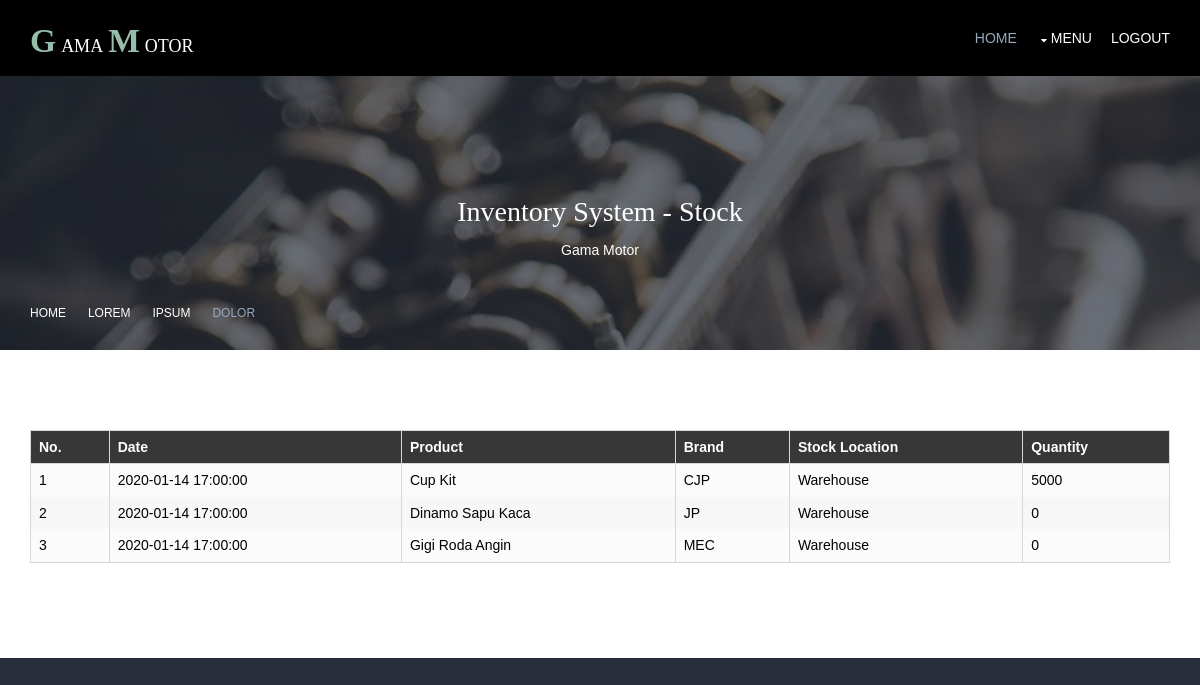
The page /stock.php on the database its author committed.
### tables this page shows
CREATE TABLE `stock` (
  `stock_id` int(11) NOT NULL,
  `no` int(11) NOT NULL,
  `stock_code` varchar(255) NOT NULL,
  `product_type` varchar(255) NOT NULL,
  `brand` varchar(255) NOT NULL,
  `price` int(11) NOT NULL,
  `stock_location` varchar(255) NOT NULL,
  `stock_beginning` int(11) NOT NULL,
  `stock_in` int(11) NOT NULL,
  `stock_out` int(11) NOT NULL,
  `stock_quantity` int(11) NOT NULL,
  `date` timestamp NULL DEFAULT CURRENT_TIMESTAMP
);

### lib.php (called while the page is built, shortened)
<?php
require 'config.php';
function tampilkanStock(){
	global $koneksi;
	$sql = "SELECT * FROM stock";
	$hasil = $koneksi->query($sql);
	if($hasil->num_rows > 0) {
		return $hasil;
	} else {
		echo("Tidak Ada Data");
	}
}
 ?>

### stock.php (the view, shortened to what this page needs)
<?php
require 'lib.php';
$stock = tampilkanStock();
?>
<!DOCTYPE html>
<link href="layout/styles/layout.css" rel="stylesheet" type="text/css" media="all">
</head>
<body id="top">
<div class="wrapper row1">
  <header id="header" class="hoc clear">
    <div id="logo" class="fl_left">
      <h1 class="logoname"><a href="action.php">Gama<span>m</span>otor</a></h1>
    </div>
    <nav id="mainav" class="fl_right">
      <ul class="clear">
        <li class="active"><a href="action.php">Home</a></li>
        <li><a class="drop" href="action.php">Menu</a>
        </li>
        <li><a href="login.php">Logout</a></li>
      </ul>
    </nav>
  </header>
</div>
<div class="bgded overlay" style="background-image:url('images/demo/backgrounds/spare-part-asli.jpg');">
  <div id="breadcrumb" class="hoc clear" style="padding-top: 120px;">
    <article>
      <center>
      	<h3 class="heading"> Inventory System - Stock</h3>
      	<p>Gama Motor</p>
      	<br>
      	<br>
      </center>
    </article>
    <ul>
      <li><a href="#">Home</a></li>
      <li><a href="#">Lorem</a></li>
      <li><a href="#">Ipsum</a></li>
      <li><a href="#">Dolor</a></li>
    </ul>
  </div>
</div>
<div class="wrapper row3">
  <main class="hoc container clear">
<html>
<head>
</head>
<body>
		<table border="1" id="myTable" align="center">
		<thead>
			<tr>
				<th>No.</th>
				<th>Date</th>
				<th>Product</th>
				<th>Brand</th>
				<th>Stock Location</th>
				<th>Quantity</th>
			</tr>
		</thead>
		<tbody>
			<?php
			$x = 1;
			while ( $row = $stock->fetch_assoc()) {
			?>
			<tr>
				<td><?php echo $x;?></td>
				<td><?php echo $row['date']?></td>
				<td><?php echo $row['product_type'];?></td>
				<td><?php echo $row['brand'];?></td>
				<td><?php echo $row['stock_location'];?></td>
				<td><?php echo $row['stock_quantity']=$row['stock_in']-$row['stock_out'];?></td>
			</tr>
			<?php
			$x++;
			}
			 ?>
		</tbody>
  </table>
</body>
</html>

### layout/styles/layout.css (style rules this page uses)
#header #logo { margin:22px 0 0 0; }
.container { padding:80px 0; }
*, *::before, *::after { transition:all .3s ease-in-out; }
nav ul, nav ol { margin:0; padding:0; list-style:none; }
#mainav, #breadcrumb, .sidebar nav { line-height:normal; }
#mainav .drop::after, #mainav li li .drop::after, #breadcrumb li a::after, .sidebar nav a::after { position:absolute; font-family:"Font Awesome\ 5 Free"; font-weight:900; font-size:10px; line-height:10px; }
#mainav ul { text-transform:uppercase; }
#mainav li { display:inline-block; position:relative; margin:0 15px 0 0; padding:0; }
#mainav li:last-child { margin-right:0; }
#mainav li a { display:block; padding:30px 0; }
#mainav .drop { padding-left:15px; }
#mainav .drop::after, #mainav li li .drop::after { content:"\f0d7"; }
#mainav .drop::after { top:35px; left:5px; }
#breadcrumb { padding:150px 0 30px; }
#breadcrumb ul { margin:0; padding:0; list-style:none; text-transform:uppercase; }
#breadcrumb li { display:inline-block; margin:0 6px 0 0; padding:0; }
#breadcrumb li a { display:block; position:relative; margin:0; padding:0 12px 0 0; font-size:12px; }
#breadcrumb li a::after { top:4px; right:0; }
#breadcrumb li:last-child a { margin:0; padding:0; }
#breadcrumb li:last-child a::after { display:none; }
#breadcrumb .heading { margin:0; font-size:2rem; }
table, th, td { border:1px solid; border-collapse:collapse; vertical-align:top; }
table, th { table-layout:auto; }
table { width:100%; margin-bottom:15px; }
th, td { padding:5px 8px; }
td { border-width:0 1px; }
body { color:#A5A6AA; background-color:#282E39; }
a { color:#404244; }
.overlay { color:#FFFFFF; background-color:inherit; }
.overlay::after { color:inherit; background-color:rgba(40,46,57,.7); }
.logoname a { color:#FFFFFF; }
.logoname::first-letter, .logoname span { color:#97BDAB; }
.row1 { color:#FFFFFF; background-color:#000000; }
.row3 { color:#474747; background-color:#FFFFFF; }
#header #logo a { color:inherit; }
#mainav li a { color:inherit; }
#mainav .active a, #mainav a:hover, #mainav li:hover > a { color:#97A9BD; background-color:inherit; }
#breadcrumb a { color:inherit; background-color:inherit; }
#breadcrumb li:last-child a { color:#97A9BD; }
table, th, td, #comments .avatar, #comments input, #comments textarea { border-color:#D7D7D7; }
th { color:#FFFFFF; background-color:#373737; }
tr, #comments li, #comments input[type="submit"], #comments input[type="reset"] { color:black; background-color:#FBFBFB; }
tr:nth-child(even), #comments li:nth-child(even) { background-color:#F7F7F7; }
@media screen and (min-width:1140px) { .hoc { max-width:1140px; } }

### layout/styles/framework.css (style rules this page uses)
html { overflow-y:scroll; overflow-x:hidden; }
html, body { margin:0; padding:0; font-size:14px; line-height:1.6em; }
.overlay { position:relative; z-index:1; }
.overlay::after { display:block; position:absolute; top:0; left:0; width:100%; height:100%; content:""; z-index:-1; }
.bgded { background-position:top center; background-repeat:no-repeat; background-size:cover; }
.logoname { margin:0; padding:0; font-size:1.8rem; font-variant:small-caps; }
.logoname::first-letter, .logoname span { margin:0 5px; font-size:2.4rem; font-weight:700; text-transform:uppercase; }
.logoname::first-letter { margin-left:0; }
.clear, .group { display:block; }
.clear::before, .clear::after, .group::before, .group::after { display:table; content:""; }
.clear, .clear::after, .group, .group::after { clear:both; }
a { outline:none; text-decoration:none; }
.fl_left, .imgl { float:left; }
.fl_right, .imgr { float:right; }
body, input, textarea, select { font-family:Verdana, Geneva, sans-serif; }
h1, h2, h3, h4, h5, h6, .heading { font-family:Georgia, "Times New Roman", Times, serif; }
::placeholder { opacity:1; }
h1, h2, h3, h4, h5, h6, .heading { margin:0 0 20px 0; font-size:1.4rem; line-height:normal; font-weight:normal; text-transform:capitalize; }
.wrapper { display:block; position:relative; width:100%; margin:0; padding:0; text-align:left; word-wrap:break-word; }
.hoc { display:block; margin:0 auto; }
address, article, aside, figcaption, figure, footer, header, main, nav, section { display:block; margin:0; padding:0; }

### rows shown on the page
stock: date "2020-01-14 17:00:00", product_type "Cup Kit", brand "CJP", stock_location "Warehouse", stock_out "5000"
stock: date "2020-01-14 17:00:00", product_type "Dinamo Sapu Kaca", brand "JP", stock_location "Warehouse", stock_out "0"
stock: date "2020-01-14 17:00:00", product_type "Gigi Roda Angin", brand "MEC", stock_location "Warehouse", stock_out "0"
